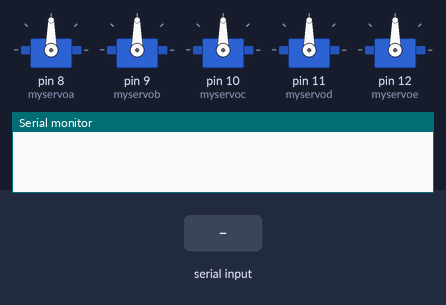
Bench run of a sketch on a simulated Arduino Uno, built with avr-gcc and run on an emulated ATmega328P. Parts: 5 × servo, the last lines printed to the serial monitor. The test bench sets the inputs (shaded band).

Above: at 1.2 s.
1.3 s: "1" received over Serial
At 3.4 s:
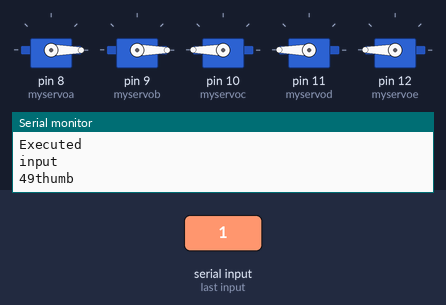
3.8 s: "3" received over Serial
At 5.3 s:
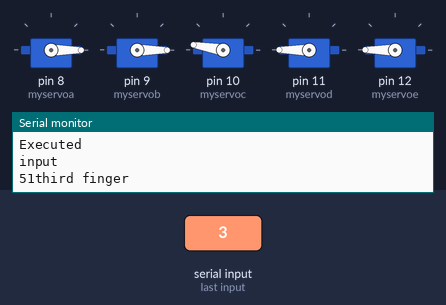
6.3 s: "4" received over Serial
At 8.3 s:
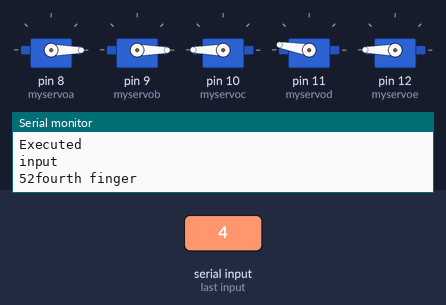
8.8 s: "5" received over Serial
At 10.3 s:
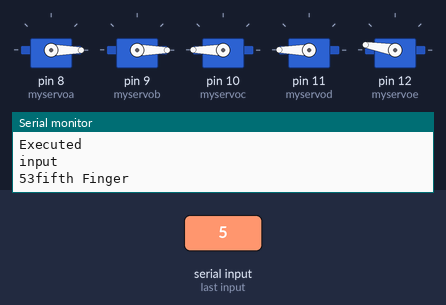
11.3 s: "0" received over Serial
At 13.3 s:
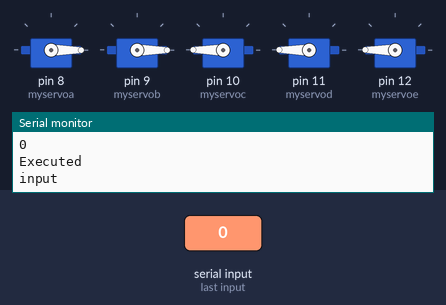
Timing chart, 0 to 14.8 s (numbered marks = the images above; inputs shaded):
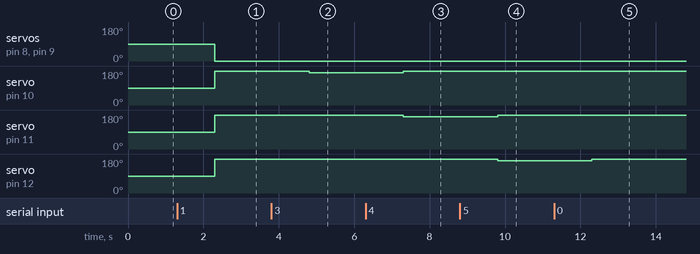

The sketch:

improved_firstsketch.ino
```cpp
#include <Servo.h>

Servo myservoa, myservob, myservoc, myservod, myservoe;  // create servo object to control a servo
                // a maximum of eight servo objects can be created

int pos = 0;
char space = ' ';
char under_score = '_';
int servodata;
int arrays[] = {0,0,0,0,0};
int angle_arrays[] = {0,0,0,0,0};
int per_array[] = {0,0,0,0,0};//{int('0'),int('0'),int('0'),int('0'),int('0')};
int angle_index_pos = 0;
String incomingByte = "";
boolean trigger = true;
void setup()  {
  Serial.begin(9600);
  myservoa.attach(8);
  myservob.attach(9);
  myservoc.attach(10);
  myservod.attach(11);
  myservoe.attach(12);
}
void copy(){
  for (int i =0 ; i < 5; i ++){
    arrays[i] = per_array[i];
  }
}

void finder(int a, bool trig){
  if (trig == true){
    if (a == 49){
      arrays[0] = 49;
    }else if (a==50){
      arrays[1] = 50;
    }else if (a==51){
      arrays[2] = 51;
    }else if (a==52){
      arrays[3] = 52;
    }else if (a==53){
      arrays[4] = 53;
    }
  }else{
    angle_arrays[angle_index_pos] = a;
    angle_index_pos += 1;
  }
}
void loop()
{
  if (Serial.available() > 0) {
    // read the incoming byte:
    copy();
    //Serial.println(arrays[0]);
    incomingByte = Serial.readString();
    int count = 0;
    for (int i = 0; i < incomingByte.length(); i++){
      if (incomingByte[i] != under_score){
        finder((int)incomingByte[i], trigger);
      }else{
        trigger = false;
      }
    }
    for (int i = 0; i < 5; i++){
      //Serial.println(arrays[i],DEC);
      Serial.println(angle_arrays[i], DEC);
    }
    trigger = true;
    angle_index_pos = 0;
    Serial.println("Executed");
    Serial.println("input");
    if (arrays[0] == 49){
      Serial.print(arrays[0]);
      Serial.println("thumb");
      myservoa.write(45*(angle_arrays[0]-47));
    }else{
      myservoa.write(0);
    }

    if (arrays[1] == 50){
      Serial.print(arrays[1]);
      Serial.println("second finger");
      myservob.write(45*(angle_arrays[0]-47));
    }else{
      myservob.write(0);
    }

    if (arrays[2] == 51){
      Serial.print(arrays[2]);
      Serial.println("third finger");
      myservoc.write(180-(45*(angle_arrays[0]-47)));
    }else{
      myservoc.write(180);
    }

    if (arrays[3] == 52){
      Serial.print(arrays[3]);
      Serial.println("fourth finger");
      myservod.write(180-(45*(angle_arrays[0]-47)));
    }else{
      myservod.write(180);
    }

    if (arrays[4] == 53){
      Serial.print(arrays[4]);
      Serial.println("fifth Finger");
      myservoe.write(180-(45*(angle_arrays[0]-47)));
    }else{
      myservoe.write(180);
    }
  }
}
```

Measured:
- after the input at 1.3 s, servo on pin 8 (myservoa), servo on pin 9 (myservob): 90° → 0° after 1.0 s; servo on pin 10 (myservoc), servo on pin 11 (myservod), servo on pin 12 (myservoe): 90° → 180° after 1.0 s
- after the input at 3.8 s, servo on pin 10 (myservoc): 180° → 170° after 1.0 s
- after the input at 6.3 s, servo on pin 10 (myservoc): 170° → 180° after 1.0 s; servo on pin 11 (myservod): 180° → 170° after 1.0 s
- after the input at 8.8 s, servo on pin 11 (myservod): 170° → 180° after 1.0 s; servo on pin 12 (myservoe): 180° → 170° after 1.0 s
- after the input at 11.3 s, servo on pin 12 (myservoe): 170° → 180° after 1.0 s
